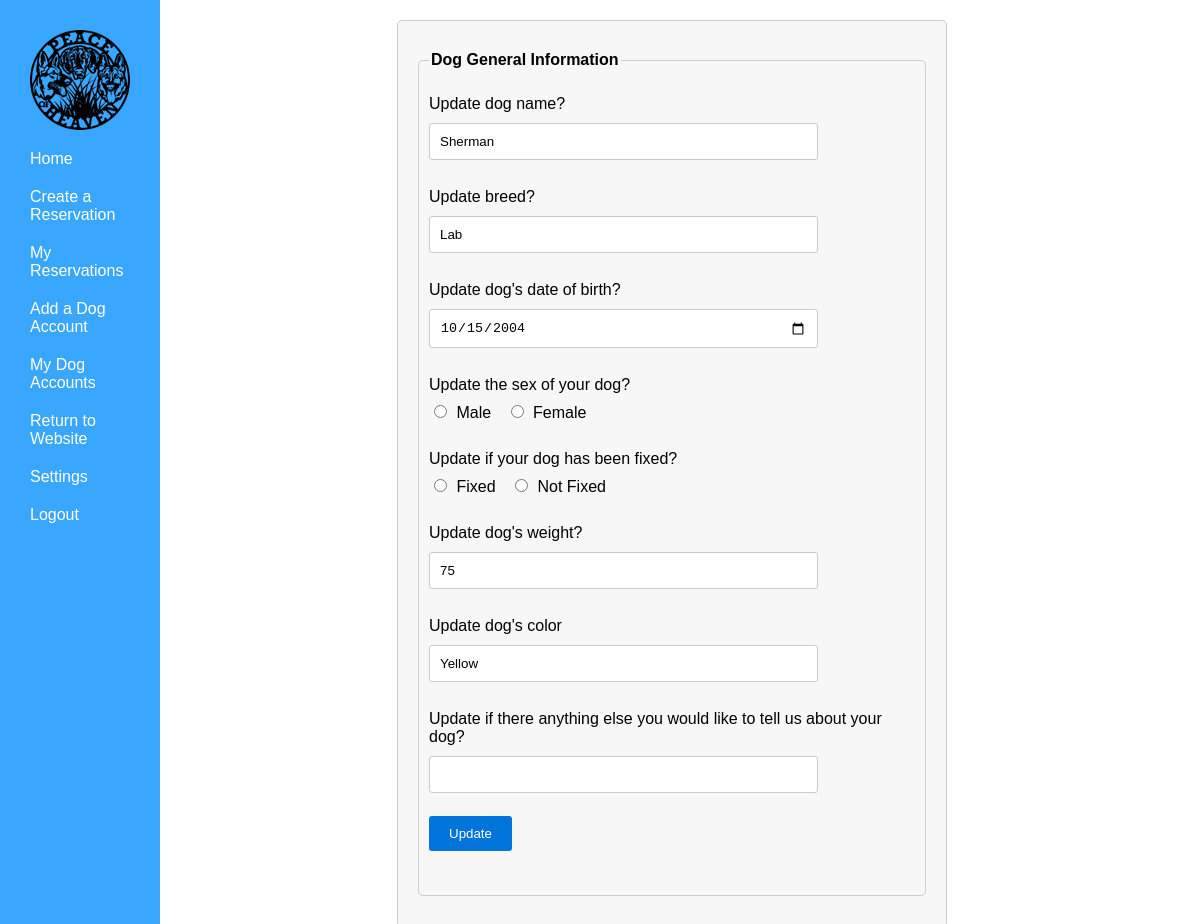
Screenshot of /php/Customer Portal/UpdateDogAccount.php?DogID=1 (signed in) with the database file from the repository.
### tables this page shows
CREATE TABLE `dog` (
  `DogID` int(11) NOT NULL,
  `DogName` varchar(30) NOT NULL,
  `Breed` varchar(30) NOT NULL,
  `DogDOB` date NOT NULL,
  `Sex` char(1) NOT NULL,
  `isFixed` tinyint(1) NOT NULL,
  `Weight` int(3) NOT NULL,
  `Color` varchar(16) NOT NULL,
  `HasForms` tinyint(1) NOT NULL DEFAULT 0,
  `DogOtherInfo` varchar(500) NOT NULL,
  `CustID` int(11) NOT NULL
);

### php/UserHandling/classes/Config.php (called while the page is built)
<?php
class Config {
    public static function get($path = null) {
        if($path) {
            $config = $GLOBALS['config'];
            $path = explode('/',$path);
            foreach($path as $bit ) {
                if(isset($config[$bit])) {
                    $config = $config[$bit];
                } else {
                    return false;
                }
            }
            return $config;
        }
        return false;
    }
}

### php/UserHandling/classes/DB.php (called while the page is built, shortened)
<?php
class DB {
    private static $_instance = null;
    private $_pdo,
            $_query,
            $_lastQuery,
            $_error = false,
            $_results,
            $_count = 0;
    private function __construct() {
        try {
            $this->_pdo = new PDO('mysql:host=' . Config::get('mysql/host') . ';dbname=' . Config::get('mysql/db'),Config::get('mysql/username'), Config::get('mysql/password'));
        } catch (PDOException $e) {
            die($e->getMessage());
        }
    }
    public static function getInstance() {
        if(!isset(self::$_instance)) {
            self::$_instance = new DB();
        }
        return self::$_instance;
    }
    public function query($sql, $params = array()) {
        $this->_error = false;
        if($this->_query = $this->_pdo->prepare($sql)) {
            $x=1;
            if(count($params)) {
                foreach($params as $param) {
                    $this->_query->bindValue($x, $param);
                    $x++;
                }
            }
            if($this->_query->execute()) {
                $this->_results = $this->_query->fetchAll(PDO::FETCH_OBJ);
                $this->_count = $this->_query->rowCount();
            } else {
                $this->_error = true;
            }
        }
        return $this;
    }
    public function get($table, $where) {
        return $this->action('SELECT *', $table, $where);
    }
    public function results() {
        return $this->_results;
    }
    public function first() {
        return $this->results()[0];
    }
    private function action ($action, $table, $where = array()) {
        if(count($where) === 3) {
            $operators = array('=','>','<','<=','>=');
            $field      = $where[0];
            $operator   = $where[1];
            $value      = $where[2];
            if (in_array($operator, $operators)) {
                $sql = "{$action} FROM {$table} WHERE {$field} {$operator} ?";
                if(!$this->query($sql,array($value))->error()) {
                    return $this;
                }
            }
        }
        return false;
    }
    public function count() {
        return $this->_count;
    }
    public function error() {
        return $this->_error;
    }
}

### php/UserHandling/classes/User.php (called while the page is built, shortened)
<?php
class User {
    private $_db,
            $_data,
            $_sessionName,
            $_cookieName,
            $_isLoggedIn;
    public function __construct($user = null) {
        $this->_db = DB::getInstance();
        $this->_sessionName = Config::get('session/session_name');
        if(!$user) {
            if(Session::exists($this->_sessionName)) {
                $user = Session::get($this->_sessionName);
                if($this->find($user)) {
                    $this->_isLoggedIn = true;
                } else {
                }
            }
        } else {
            $this->find($user);
        }
    }
    public function find($user = null) {
        if($user) {
            $field = (is_numeric($user)) ? 'id' : 'username';
            $data = $this->_db->get('users', array($field, '=', $user));
            if($data->count() > 0) {
                $this->_data = $data->first();
                return true;
            }
        }
        return false;
    }
    public function data() {
        return $this->_data;
    }
    public function isLoggedIn() {
        return $this->_isLoggedIn;
    }
}

### php/UserHandling/classes/Session.php (called while the page is built, shortened)
<?php
class Session {
    public static function exists($name) {
        return (isset($_SESSION[$name])) ? true : false;
    }
    public static function get($name) {
        return $_SESSION[$name];
    }
}

### php/UserHandling/classes/Dog.php (called while the page is built, shortened)
<?php
class Dog {
    private $_db,
            $_dogData,
            $_sessionName;
    public function __construct() {
        $this->_db = DB::getInstance();
    }
    public function findDogInfoWithDogID($dog = null){
        if($dog){
            $fields = 'DogID';
            $data = $this->_db->get('dog', array($fields, '=', $dog));
            if($data->count() > 0) {
                $this->_dogData = $data->first();
                return true;
            }
        }else{
            return false;
        }
    }
    public function data(){
        return $this->_dogData;
    }
}

### php/Customer Portal/UpdateDogAccount.php (the view, shortened to what this page needs)
<?php
    $user = new User();
    $dog = new Dog();
    if($user->isLoggedIn()) {
    if($user->data()->group == 1){
        include("../Customer Portal/CustNavBar.php");
    }
    $dogid = $_GET['DogID'];
    $dog->findDogInfoWithDogID($dogid);
    $dogData = $dog->data();
?>
<!DOCTYPE html>
<html>
<head>
        <link rel="stylesheet" href="/PeaceOfHeavenWebPage/css/UpdateDogAccount.css">
</head>
<body>
    <div class = 'content'>
    <form method="POST" class="Dog-Selector">
        <fieldset>
        <legend>Dog General Information</legend>
                    <p>
                            <label for="DogName">Update dog name? </label>
                            <input type="text" name="DogName" id="DogName" required
                            value="<?php echo $dogData->DogName?>"><br><br>
                            <label for="Breed">Update breed? </label>
                            <input type="text" name="Breed" id="Breed" required
                            value="<?php echo $dogData->Breed?>"><br><br>
                            <label for="DogDOB">Update dog's date of birth?</label>
                            <input type="date" name ="DogDOB" id="DogDOB" required
                            value="<?php echo $dogData->DogDOB?>"><br><br>
                            <label for="DogSex">Update the sex of your dog?</label>
                            <input type="radio" id="M" name="sex" value="M">
                            <label for="M">Male</label>
                            <input type="radio" id="F" name="sex" value="F">
                            <label for="F">Female</label><br><br>
                            <label>Update if your dog has been fixed?</label>
                            <input type="radio" id="T" name="fixed" value="1">
                            <label for="T">Fixed</label>
                            <input type="radio" id="F" name="fixed" value="0">
                            <label for="F">Not Fixed</label><br><br>
                            <label for="DogWeight"> Update dog's weight?</label>
                            <input type="number" id="DogWeight" name="DogWeight" required
                            value="<?php echo $dogData->Weight?>"><br><br>
                            <label for="DogColor">Update dog's color</label>
                            <input type="text" id="DogColor" name="DogColor" required
                            value="<?php echo $dogData->Color?>"><br><br>
                            <label for="DogOtherInfo">Update if there anything else you would like to tell us about your dog?</label>
                            <input type="text" id="DogOtherInfo" name="DogOtherInfo"
                            value="<?php echo $dogData->DogOtherInfo?>"><br><br>
                            <input type="submit" value="Update"><br><br>
                        </p>
                    </fieldset>
            </form>
    </div>
</body>
</html>
<?php }else
        { Redirect::to('../UserHandling/login.php');}
?>

### css/CredNavBar.css (style rules this page uses)
body { margin: 0; padding: 0; font-family: Arial, sans-serif; }
.content { margin-left: 75%; padding: 20px; }

### css/UpdateDogAccount.css (style rules this page uses)
.content { margin-left: 12%; padding: 20px; }
.Dog-Selector { text-align: left; margin: 0 auto; width: 80%; max-width: 50%; padding: 20px; border: 1px solid #ccc; border-radius: 5px; background-color: #f7f7f7; }
.Dog-Selector fieldset { border: 1px solid #ccc; border-radius: 5px; padding: 10px; margin: 10px 0; }
.Dog-Selector legend { font-weight: bold; }
.Dog-Selector label { display: block; margin: 5px 0; }
.Dog-Selector input[type="text"], .Dog-Selector input[type="number"], .Dog-Selector input[type="date"] { width: 80%; padding: 10px; margin: 5px 0; border: 1px solid #ccc; border-radius: 3px; }
.Dog-Selector input[type="radio"] { margin: 5px; }
.Dog-Selector label[for="M"], .Dog-Selector label[for="F"], .Dog-Selector label[for="T"], .Dog-Selector label[for="F"] { display: inline-block; margin-right: 10px; }
.Dog-Selector input[type="submit"] { background-color: #0074D9; color: #fff; padding: 10px 20px; border: none; border-radius: 3px; cursor: pointer; }

### rows the page displays
dog: DogName "Sherman", Breed "Lab", DogDOB "10/15/2004", DogWeight "75", DogColor "Yellow"
